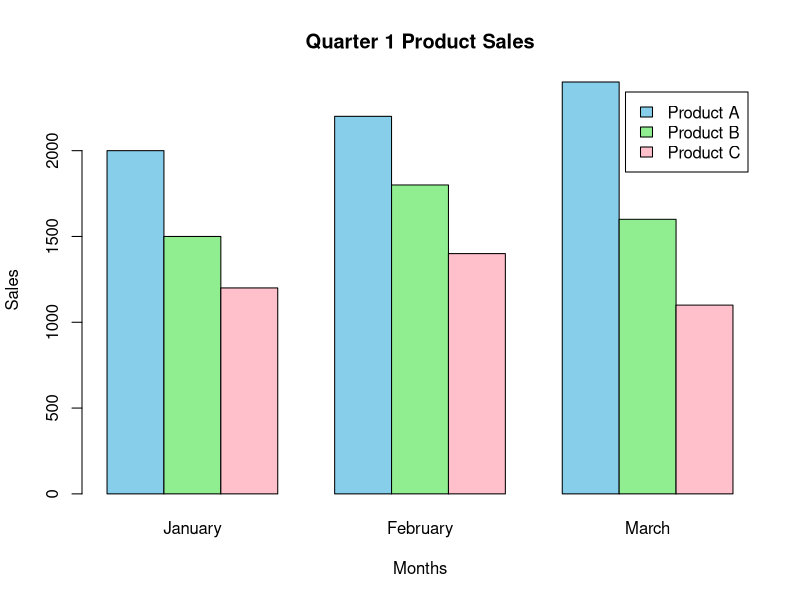

Recreate this plot in R.
sales_data <- data.frame(
  Product = c("Product A", "Product B", "Product C"),
  January = c(2000, 1500, 1200),
  February = c(2200, 1800, 1400),
  March = c(2400, 1600, 1100)
)

# Display Dataset
print(sales_data)


sales_matrix <- as.matrix(sales_data[,2:4])

barplot(
  sales_matrix,
  beside = TRUE,
  col = c("skyblue", "lightgreen", "pink"),
  names.arg = c("January", "February", "March"),
  main = "Quarter 1 Product Sales",
  xlab = "Months",
  ylab = "Sales",
  legend.text = sales_data$Product
)
